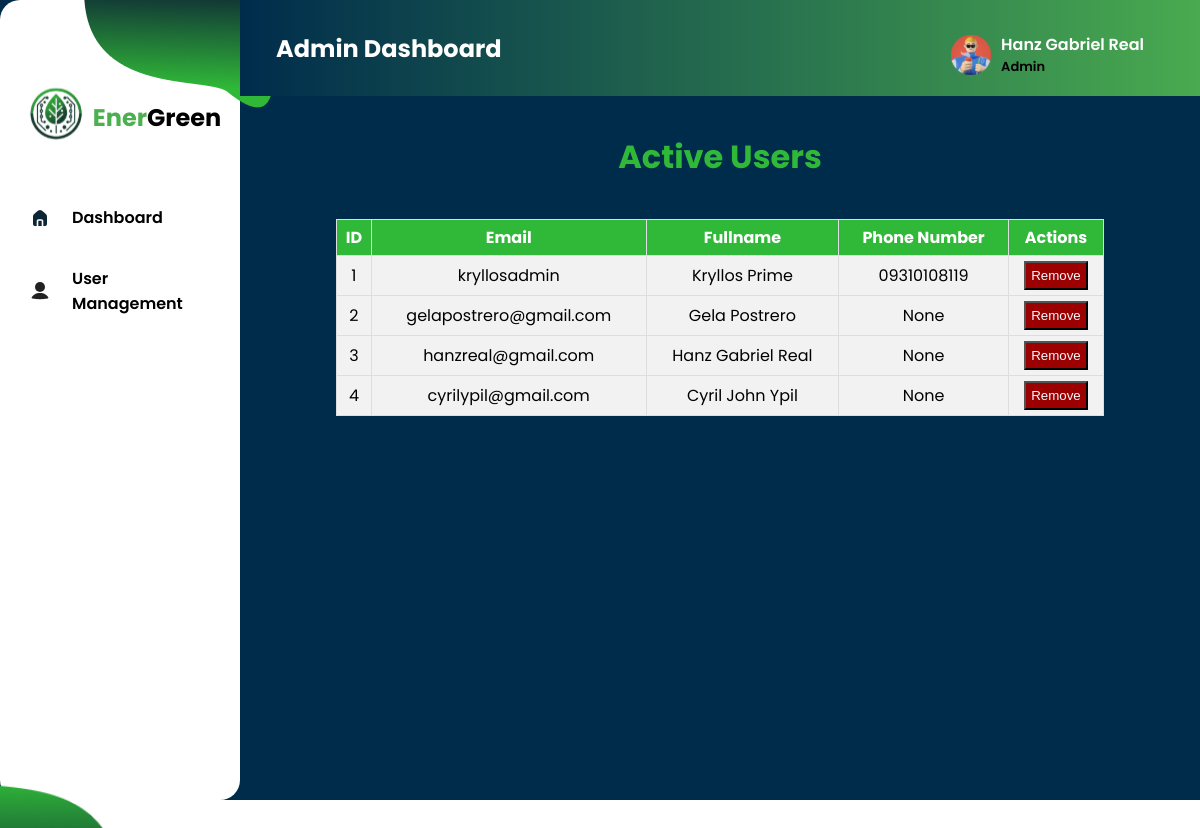
/UserManagement (signed in), run on an earlier commit of the app's database.
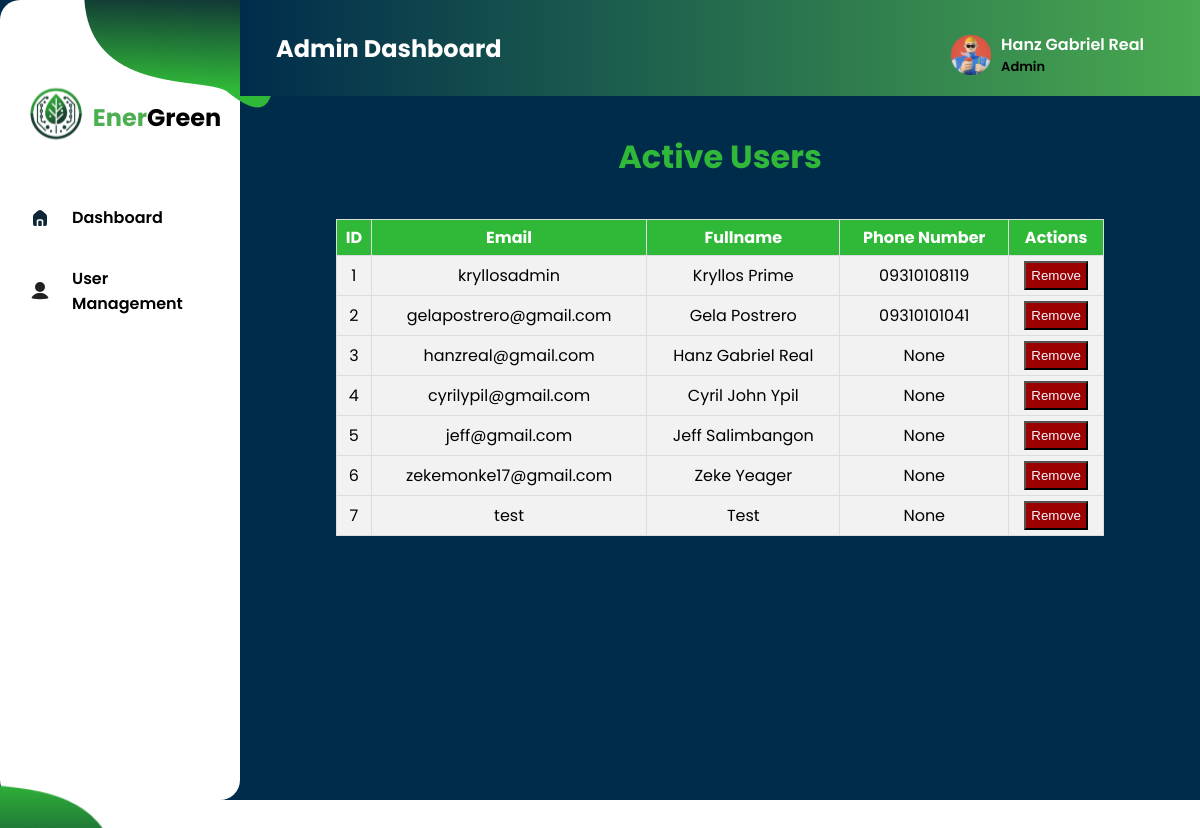
And on a later commit of the database.
### tables this page shows
CREATE TABLE user (
  id INTEGER NOT NULL PRIMARY KEY,
  email TEXT NOT NULL UNIQUE,
  fullname TEXT NOT NULL,
  password TEXT DEFAULT NULL,
  phoneno TEXT DEFAULT NULL,
  hasSetup INTEGER DEFAULT 0
);

### app.py (the view)
@app.route('/UserManagement')
def UserManagement():
    records = db.getall_users(table='user')
    return render_template('AdminCarbonEmissionDash.html',fullname=session.get('name'),records=records) if not session.get('name') == None else redirect(url_for('landing'))

### app.py (called while the page is built)
@app.after_request
def after_request(response):
    response.headers['Cache-Control'] = 'no-cache,no-store,must-revalidate'
    response.headers['Pragma'] = 'no-cache'
    return response

### dbhelper.py (called while the page is built)
    def getdb_connection(self):
        connection = connect(self.database)
        return connection

    def getprocess(self,sql:str):
        connection = self.getdb_connection()
        cursor = connection.cursor()
        cursor.execute(sql)
        cursor.row_factory = Row
        data:list = cursor.fetchall()  # Convert rows to dictionaries
        cursor.close()
        connection.close()
        return data

    def getall_users(self, table:str)->list:
        query = f"SELECT * FROM {table}"
        users:list = self.getprocess(query)
        return users

### templates/AdminCarbonEmissionDash.html (shortened to what this page needs)
{% extends 'AdminDashTemplate.html' %}
{% block content %}
<div style="display: flex; justify-content:center; align-items:center; padding-top: 1em;">
    <h1><span style="color: #30B938; text-align:center;">Active Users</span></h1>
</div>
<div class="table-container">
    <table class="styled-table">
        <thead>
            <tr>
                <th>ID</th>
                <th>Email</th>
                <th>Fullname</th>
                <th>Phone Number</th>
                <th>Actions</th>
            </tr>
        </thead>
        <tbody>
            {% for record in records %}
            <tr>
                <td>{{ record['id'] }}</td>
                <td>{{ record['email'] }}</td>
                <td>{{ record['fullname'].title() }}</td>
                <td>{{ record['phoneno']}}</td>
                <td><button style="cursor: pointer;background-color:rgb(156, 1, 1);color:aliceblue;padding:5px;" class="remove-btn" data-email="{{ record['email'] }}">Remove</button></td>
                </tr>
            {% endfor %}
        </tbody>
    </table>
</div>
{% endblock %}

### templates/AdminDashTemplate.html (shortened to what this page needs)
<!DOCTYPE html>
<html lang="en">
<head>
    <link rel="stylesheet" href="../static/css/AdminDashTemplateStyle.css">
</head>
<body>
    <div class="Container">
        <div class="Side-Navigation">
            <img id="sidetopimg" src="../static/images/png/sideimg2.png" alt="">
            <div class="logo-div">
                <div class="img-logo">
                    <img src="../static/images/logo/logo.svg" alt="">
                </div>
                <div class="webname">
                    <h2><span id="Color">Ener</span>Green</h2>
                </div>
            </div>
            <div class="Navigation-buttons">
                <div class="Dashbtn">
                    <li>
                        <a href="{{ url_for('AdminDashboard') }}" class="nav-button">
                            <img id="homeicon" src="../static/images/svg/Home-Icon.svg" alt="Dashboard Icon" width="24" height="24"> Dashboard
                        </a>
                    </li>
                </div>
                <div class="Dashbtn">
                    <li>
                        <a href="{{ url_for('UserManagement') }}" class="nav-button">
                            <img src="../static/images/svg/useric.svg" alt="Dashboard Icon" width="24" height="24"> User Management
                        </a>
                    </li>
                </div>
            </div>
            <img id="side-img" src="../static/images/png/sidebotimg.png" alt="" width="208">
        </div>
        <div class="Top-Main-Content">
            <div class="Top-Navigation">
                <div class="page-title">
                    <h2 id="dash-title">Admin Dashboard</h2>
                </div>
                <div class="profile-section" onclick="toggleDropdown()">
                    <a href="#">
                        <img src="../static/images/svg/profilenako.svg" alt="">
                        <div class="name-status">
                            <span id="user-name">{{ fullname }}</span> <br>
                            <p>Admin</p>
                        </div>
                    </a>
                </div>
            </div>
            {%  block content %}
            {% endblock %}
            </div>
        </div>
</body>
</html>

### static/css/AdminDashTemplateStyle.css (style rules this page uses)
body { padding: 0; margin: 0; box-sizing: border-box; overflow: hidden; }
.Container { display: flex; flex-direction: row; font-family: 'Poppins', sans-serif; overflow: hidden; width: 100vw; height: 100vh; background-color: #002c4c; }
.Side-Navigation { display: flex; align-items: center; flex-direction: column; width: 20vw; height: 100vh; background-color: #ffff; border-radius: 20px; }
#side-img { position: absolute; top: 87%; right: 90%; }
#sidetopimg { position: absolute; left: 7%; }
.profile-section span { color: #ffff; margin-right: 2em; }
.profile-section { position: relative; }
.name-status p { margin: 0; padding: 0; font-size: 13px; }
.Top-Navigation { position: relative; width: 100%; height: 12vh; background: linear-gradient(to left, #4CAF50, #002c4c); display: flex; align-items: center; padding: 0 20px; }
.page-title { position: relative; left: 1em; }
#dash-title { color: #ffff; }
.profile-section { display: flex; align-items: center; gap: 20px; position: absolute; top: 2em; right: 4em; font-weight: 600; }
.profile-section a { display: flex; align-items: center; text-decoration: none; color: black; gap: 10px; }
.profile-section img { width: 40px; height: 40px; }
.Top-Main-Content { width: 100%; height: 20vh; flex-direction: column; justify-content: space-between; }
.logo-div { display: flex; align-items: center; margin: 1em 2em 2em 2em; }
.logo-div, .Navigatiuon-buttons { margin-top: 5em; }
#Color { color: #4CAF50; }
.Dashbtn { list-style: none; width: 100%; border-radius: 20px; }
.Navigation-buttons { display: flex; flex-direction: column; align-items: flex-start; }
.Dashbtn a { display: flex; align-items: center; margin: 8px; gap: 20px; text-decoration: none; padding: 10px 20px; color: black; font-weight: 600; transition: background-color 0.3s, color 0.3s; border-radius: 10px; }
.Dashbtn a img { transition: color 0.1s; }

### templates/AdminCarbonEmissionDash.html (style rules this page uses)
.table-container { display: flex; justify-content: center; align-items: center; padding-top: 1em; max-height: 600px; overflow-y: auto; }
.styled-table { width: 80%; border-collapse: collapse; }
.styled-table thead { background-color: #30B938; color: white; }
.styled-table th, .styled-table td { padding: 5px 5px; text-align: center; border: 1px solid #ddd; }
.styled-table td { background-color: #f2f2f2; }
.styled-table tbody tr:nth-child(even) { background-color: #f2f2f2; }

What changed in the data, as far as the page shows it:
changed user "gelapostrero@gmail.com": phoneno "None" → "09310101041"
added user: id "5", email "jeff@gmail.com", fullname "Jeff Salimbangon", phoneno "None"
added user: id "6", email "zekemonke17@gmail.com", fullname "Zeke Yeager", phoneno "None"
added user: id "7", email "test", fullname "Test", phoneno "None"
